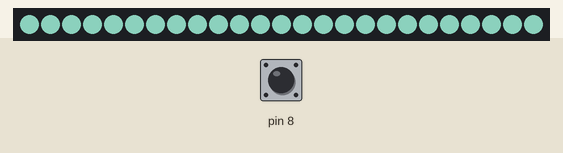
Recording of a sketch running on a simulated Arduino Uno, built with avr-gcc and run on an emulated ATmega328P. Parts: 25 RGB LEDs in strip order, left to right. The inputs (shaded band) are chosen by the test bench; at power-on: pin 8 HIGH. Dim RGB values are drawn brighter than linear; random numbers use the default seed unless the sketch sets one; what the sketch prints to the serial monitor is not drawn.

Above: at 1.2 s.
1.3 s: pin 8 pulled LOW for 3.2 s
At 2.4 s:
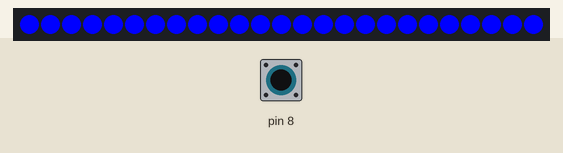
At 4.66 s:
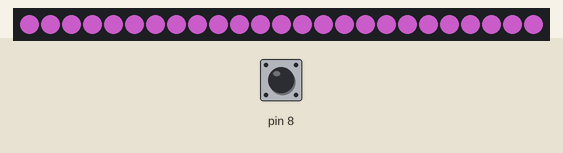
5.1 s: pin 8 pulled LOW for 0.15 s
At 5.59 s:
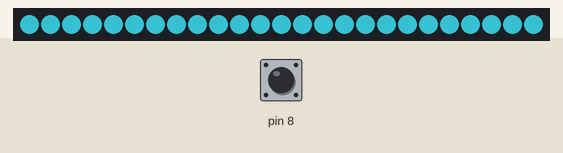

The sketch:

funWithLights.ino
```cpp
#include "SPI.h"
#include "Adafruit_WS2801.h"
uint8_t dataPin  = 2;    // Yellow wire on Adafruit Pixels
uint8_t clockPin = 3;    // Green wire on Adafruit Pixels

Adafruit_WS2801 strip = Adafruit_WS2801(25, dataPin, clockPin);
boolean invincible = false;
int invincible_iterator = 0;

int last_sensor_read = 1;

String inputString = "";
boolean stringComplete = false;

void setup() {
  Serial.begin(115200);
  Serial.println("Fun with colors");

  pinMode(8, INPUT_PULLUP);

  strip.begin();

  strip.show();
}


void loop() {
  int sensorVal = digitalRead(8);
  delay(10);
  if (sensorVal == HIGH){
    invincible = true;
  }else {
    invincible = false;
  }
  if (sensorVal == LOW && last_sensor_read == HIGH){
     killColor();
     invincible = false;
  }
  last_sensor_read = sensorVal;
  if (invincible == true){
    invincible_iterator++;
    if (invincible_iterator > 25){
       changeColor();
       invincible_iterator = 0;
    }
  }
  if(Serial.available())  // If the bluetooth sent any characters
  {
    // Send any characters the bluetooth prints to the serial monitor
    char newChar = (char)Serial.read();
    stringComplete = false;
    inputString += newChar;
    if (newChar == '\n'){
      if (inputString.indexOf("i_t") > -1){
         invincible = true;
      }
      if (inputString.indexOf("i_f") > -1){
        invincible = false;
        killColor();
      }
      inputString = "";
    }
  }
}
void changeColor(){
  uint16_t i, j;
  uint32_t c = Color(random(255), random(255), random(255));
  for(i=0; i<strip.numPixels(); i++) {
    strip.setPixelColor(i, c);
  }
  strip.show();
}
void killColor(){
  uint16_t i;
  for(i=0; i<strip.numPixels(); i++) {
    strip.setPixelColor(i, Color(0,0,255));
  }
  strip.show();
}

// Create a 24 bit color value from R,G,B
uint32_t Color(byte r, byte g, byte b)
{
  uint32_t c;
  c = r;
  c <<= 8;
  c |= g;
  c <<= 8;
  c |= b;
  return c;
}
```
